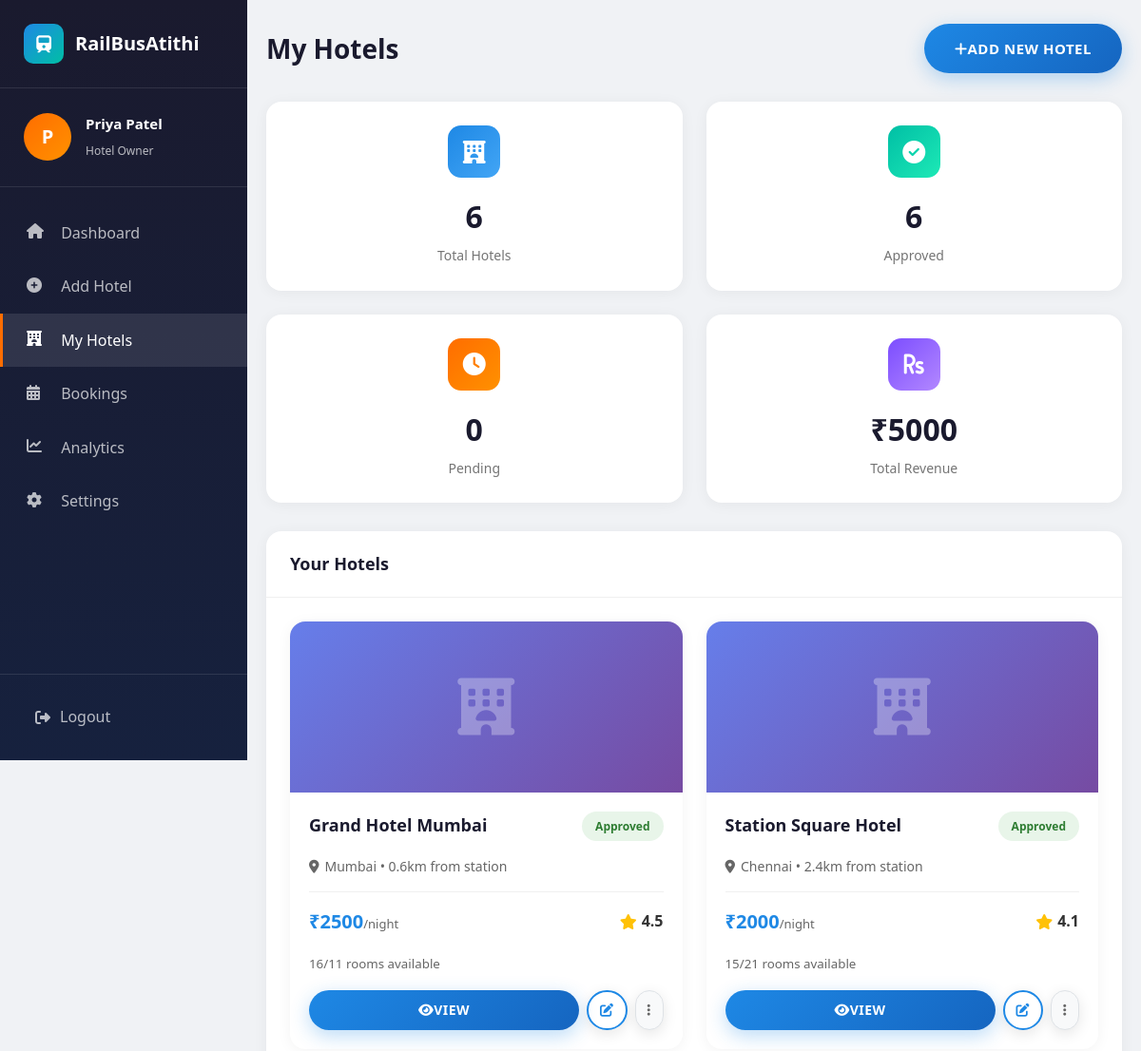
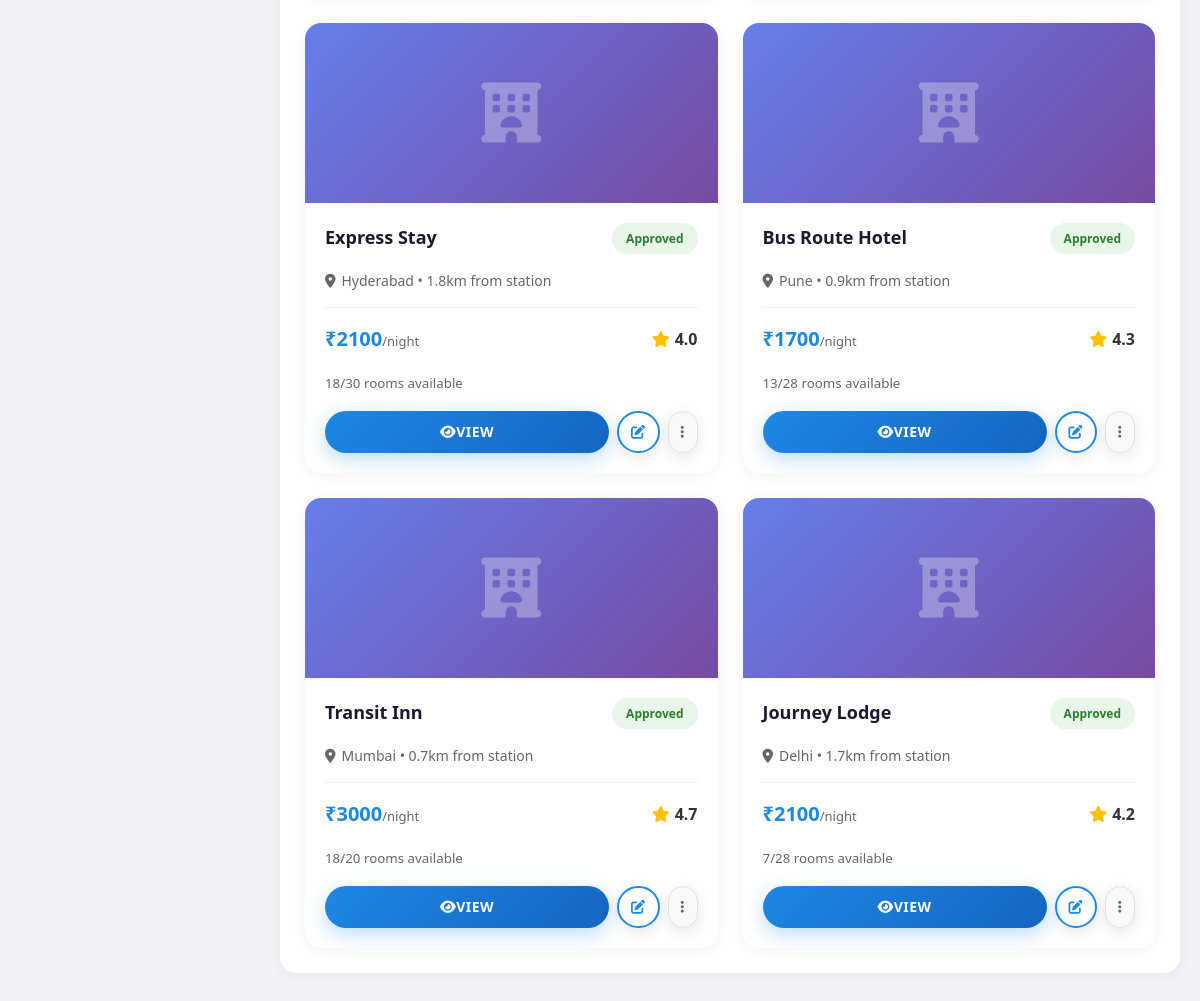
The page /owner/my-hotels (signed in) on the database its author committed (2 pictures, top to bottom).
### app.py (models this page shows)
class User(db.Model):
    id = db.Column(db.Integer, primary_key=True)
    name = db.Column(db.String(100), nullable=False)
    email = db.Column(db.String(120), unique=True, nullable=False)
    password = db.Column(db.String(200), nullable=False)
    role = db.Column(db.String(20), nullable=False)  # passenger, hotel_owner, admin
    phone = db.Column(db.String(20))
    city = db.Column(db.String(100))
    location = db.Column(db.String(200))
    created_at = db.Column(db.DateTime, default=datetime.utcnow)
    reset_token = db.Column(db.String(200), nullable=True)
    bookings = db.relationship('Booking', backref='user', lazy=True)
    hotels = db.relationship('Hotel', backref='owner', lazy=True)

class Hotel(db.Model):
    id = db.Column(db.Integer, primary_key=True)
    name = db.Column(db.String(200), nullable=False)
    description = db.Column(db.Text)
    location = db.Column(db.String(200), nullable=False)
    city = db.Column(db.String(100), nullable=False)
    near_station = db.Column(db.String(100))  # Nearest railway station
    near_bus_stop = db.Column(db.String(100))  # Nearest bus stop
    distance_station = db.Column(db.Float, default=1.0)  # Distance in km
    distance_bus = db.Column(db.Float, default=1.0)  # Distance in km
    price = db.Column(db.Integer, nullable=False)
    rating = db.Column(db.Float, default=4.0)
    review_count = db.Column(db.Integer, default=0)
    total_rooms = db.Column(db.Integer, default=10)
    available_rooms = db.Column(db.Integer, default=10)
    amenities = db.Column(db.String(500))  # JSON string of amenities
    photos = db.Column(db.String(500))  # Comma-separated photo paths
    owner_id = db.Column(db.Integer, db.ForeignKey('user.id'), nullable=False)
    approved = db.Column(db.Boolean, default=False)
    created_at = db.Column(db.DateTime, default=datetime.utcnow)
    bookings = db.relationship('Booking', backref='hotel', lazy=True)

### app.py (the view)
@app.route('/owner/my-hotels')
def owner_hotels():
    if session.get('user_role') != 'hotel_owner':
        return redirect(url_for('login'))
    user = User.query.get(session['user_id'])
    hotels = Hotel.query.filter_by(owner_id=user.id).all()
    approved_count = len([h for h in hotels if h.approved])
    pending_count = len([h for h in hotels if not h.approved])
    hotel_ids = [h.id for h in hotels]
    bookings = Booking.query.filter(Booking.hotel_id.in_(hotel_ids)).all() if hotel_ids else []
    total_revenue = sum(b.total_price for b in bookings if b.status == 'confirmed')
    return render_template('owner_hotels.html',
                         user=user,
                         hotels=hotels,
                         approved_count=approved_count,
                         pending_count=pending_count,
                         total_revenue=total_revenue)

### templates/owner_hotels.html (shortened to what this page needs)
<!DOCTYPE html>
<html lang="en">
<head>
    <link rel="stylesheet" href="{{ url_for('static', filename='css/style.css') }}">
    <link rel="stylesheet" href="{{ url_for('static', filename='css/dashboard.css') }}">
    <link rel="stylesheet" href="https://cdnjs.cloudflare.com/ajax/libs/font-awesome/6.4.0/css/all.min.css">
</head>
<body class="dashboard-body">
    <div class="dashboard-wrapper">
        <aside class="sidebar">
            <div class="sidebar-header">
                <a href="/" class="sidebar-logo">
                    <div class="sidebar-logo-icon">
                        <i class="fas fa-train"></i>
                    </div>
                    RailBusAtithi
                </a>
            </div>
            <div class="sidebar-user">
                <div class="user-avatar owner">{{ user.name[0] }}</div>
                <div class="user-info">
                    <h4>{{ user.name }}</h4>
                    <span>Hotel Owner</span>
                </div>
            </div>
            <nav class="sidebar-menu">
                <a href="{{ url_for('hotel_owner_dashboard') }}" class="menu-item">
                    <i class="fas fa-home"></i>
                    <span>Dashboard</span>
                </a>
                <a href="{{ url_for('add_hotel') }}" class="menu-item">
                    <i class="fas fa-plus-circle"></i>
                    <span>Add Hotel</span>
                </a>
                <a href="{{ url_for('owner_hotels') }}" class="menu-item active">
                    <i class="fas fa-hotel"></i>
                    <span>My Hotels</span>
                </a>
                <a href="{{ url_for('owner_bookings') }}" class="menu-item">
                    <i class="fas fa-calendar-alt"></i>
                    <span>Bookings</span>
                </a>
                <a href="{{ url_for('owner_analytics') }}" class="menu-item">
                    <i class="fas fa-chart-line"></i>
                    <span>Analytics</span>
                </a>
                <a href="{{ url_for('owner_settings') }}" class="menu-item">
                    <i class="fas fa-cog"></i>
                    <span>Settings</span>
                </a>
            </nav>
            <div class="sidebar-footer">
                <a href="{{ url_for('logout') }}" class="logout-btn">
                    <i class="fas fa-sign-out-alt"></i>
                    <span>Logout</span>
                </a>
            </div>
        </aside>
        <main class="main-content">
            <div class="dashboard-header">
                <h1 class="page-title">My Hotels</h1>
                <div class="header-actions">
                    <a href="{{ url_for('add_hotel') }}" class="btn btn-primary">
                        <i class="fas fa-plus"></i> Add New Hotel
                    </a>
                </div>
            </div>
            <div class="stats-grid">
                <div class="stat-card animate-fade animate-delay-1">
                    <div class="stat-icon blue">
                        <i class="fas fa-hotel"></i>
                    </div>
                    <div class="stat-value">{{ hotels|length }}</div>
                    <div class="stat-label">Total Hotels</div>
                </div>
                <div class="stat-card animate-fade animate-delay-2">
                    <div class="stat-icon green">
                        <i class="fas fa-check-circle"></i>
                    </div>
                    <div class="stat-value">{{ approved_count }}</div>
                    <div class="stat-label">Approved</div>
                </div>
                <div class="stat-card animate-fade animate-delay-3">
                    <div class="stat-icon orange">
                        <i class="fas fa-clock"></i>
                    </div>
                    <div class="stat-value">{{ pending_count }}</div>
                    <div class="stat-label">Pending</div>
                </div>
                <div class="stat-card animate-fade animate-delay-4">
                    <div class="stat-icon purple">
                        <i class="fas fa-rupee-sign"></i>
                    </div>
                    <div class="stat-value">₹{{ total_revenue|int }}</div>
                    <div class="stat-label">Total Revenue</div>
                </div>
            </div>
            <div class="card mt-25">
                <div class="card-header">
                    <h3 class="card-title">Your Hotels</h3>
                </div>
                <div class="card-body">
                    {% if hotels %}
                    <div class="hotel-cards-grid">
                        {% for hotel in hotels %}
                        <div class="hotel-card-dashboard">
                            <div class="hotel-card-image" data-photos="{{ hotel.photos or '' }}">
                                {% if hotel.photos %}
                                {% set first_photo = hotel.photos.split(',')[0] %}
                                <img src="{{ url_for('static', filename='uploads/' + first_photo) }}" alt="{{ hotel.name }}" style="width: 100%; height: 100%; object-fit: cover;">
                                {% else %}
                                <i class="fas fa-hotel" style="font-size: 60px; color: rgba(255,255,255,0.3);"></i>
                                {% endif %}
                            </div>
                            <div class="hotel-card-body">
                                <div style="display: flex; justify-content: space-between; align-items: flex-start; margin-bottom: 10px;">
                                    <h3 class="hotel-card-name">{{ hotel.name }}</h3>
                                    <span class="status-badge {{ 'confirmed' if hotel.approved else 'pending' }}">
                                        {{ 'Approved' if hotel.approved else 'Pending' }}
                                    </span>
                                </div>
                                <p class="hotel-card-location">
                                    <i class="fas fa-map-marker-alt"></i>
                                    {{ hotel.city }} • {{ hotel.distance_station }}km from station
                                </p>
                                <div class="hotel-card-footer">
                                    <div class="hotel-card-price">
                                        ₹{{ hotel.price }}<span>/night</span>
                                    </div>
                                    <div class="hotel-card-rating">
                                        <i class="fas fa-star" style="color: #FFC107;"></i>
                                        {{ hotel.rating or 'N/A' }}
                                    </div>
                                </div>
                                <div style="margin-top: 15px;">
                                    <small style="color: #666;">
                                        {{ hotel.available_rooms }}/{{ hotel.total_rooms }} rooms available
                                    </small>
                                </div>
                                <div class="action-btns" style="margin-top: 15px; display: flex; gap: 8px;">
                                    <a href="{{ url_for('hotel_detail', hotel_id=hotel.id) }}" class="btn btn-sm btn-primary" style="flex: 1;">
                                        <i class="fas fa-eye"></i> View
                                    </a>
                                    <a href="#" class="btn btn-sm btn-outline" style="padding: 8px 12px;">
                                        <i class="fas fa-edit"></i>
                                    </a>
                                    <button class="btn btn-sm" style="background: #f8f9fa; color: #666; border: 1px solid #dee2e6; padding: 8px 12px;">
                                        <i class="fas fa-ellipsis-v"></i>
                                    </button>
                                </div>
                            </div>
                        </div>
                        {% endfor %}
                    </div>
                    {% endif %}
                </div>
            </div>
        </main>
    </div>
</body>
</html>

### static/css/style.css (style rules this page uses)
:root { --primary: #1E88E5; --primary-dark: #1565C0; --primary-light: #42A5F5; --secondary: #FF6D00; --secondary-dark: #E65100; --accent: #00BFA5; --accent-dark: #00897B; --background: #F5F7FA; --white: #FFFFFF; --text-dark: #333333; --text-light: #666666; --text-muted: #999999; --border: #E0E0E0; --shadow: 0 4px 20px rgba(0, 0, 0, 0.1); --shadow-hover: 0 8px 30px rgba(0, 0, 0, 0.15); --gradient-primary: linear-gradient(135deg, #1E88E5 0%, #1565C0 100%); --gradient-secondary: linear-gradient(135deg, #FF6D00 0%, #E65100 100%); --gradient-hero: linear-gradient(135deg, rgba(30, 136, 229, 0.9) 0%, rgba(21, 101, 192, 0.8) 100%); --border-radius: 12px; --border-radius-sm: 8px; --transition: all 0.3s ease; }
* { margin: 0; padding: 0; box-sizing: border-box; }
body { font-family: 'Segoe UI', Tahoma, Geneva, Verdana, sans-serif; background-color: var(--background); color: var(--text-dark); line-height: 1.6; overflow-x: hidden; }
a { text-decoration: none; color: inherit; transition: var(--transition); }
.btn { display: inline-flex; align-items: center; justify-content: center; padding: 14px 32px; border-radius: 50px; font-weight: 600; font-size: 15px; cursor: pointer; transition: all 0.3s cubic-bezier(0.4, 0, 0.2, 1); border: none; text-decoration: none; position: relative; overflow: hidden; text-transform: uppercase; letter-spacing: 0.5px; font-family: inherit; box-shadow: 0 4px 15px rgba(0,0,0,0.1); }
.btn::before { content: ''; position: absolute; top: 0; left: -100%; width: 100%; height: 100%; background: linear-gradient(90deg, transparent, rgba(255,255,255,0.3), transparent); transition: left 0.5s; z-index: 1; }
.btn-primary { background: linear-gradient(135deg, var(--primary) 0%, var(--primary-dark) 100%); color: var(--white); box-shadow: 0 6px 20px rgba(30, 136, 229, 0.3); }
.btn-outline { background: transparent; border: 2px solid var(--primary); color: var(--primary); }
.btn-sm { padding: 10px 24px; font-size: 14px; }
.stat-label { font-size: 14px; opacity: 0.9; }

### rows shown on the page
User: name "P", name "Priya Patel"
Hotel: name "Grand Hotel Mumbai", approved "Approved", city "Mumbai", distance_station "0.6", price "2500", rating "4.5", available_rooms "16", total_rooms "11"
Hotel: name "Station Square Hotel", approved "Approved", city "Chennai", distance_station "2.4", price "2000", rating "4.1", available_rooms "15", total_rooms "21"
Hotel: name "Express Stay", approved "Approved", city "Hyderabad", distance_station "1.8", price "2100", rating "4.0", available_rooms "18", total_rooms "30"
Hotel: name "Bus Route Hotel", approved "Approved", city "Pune", distance_station "0.9", price "1700", rating "4.3", available_rooms "13", total_rooms "28"
Hotel: name "Transit Inn", approved "Approved", city "Mumbai", distance_station "0.7", price "3000", rating "4.7", available_rooms "18", total_rooms "20"
Hotel: name "Journey Lodge", approved "Approved", city "Delhi", distance_station "1.7", price "2100", rating "4.2", available_rooms "7", total_rooms "28"

### other values the page prints
{{ hotels|length }} "6"
{{ approved_count }} "6"
{{ pending_count }} "0"
{{ total_revenue|int }} "5000"
